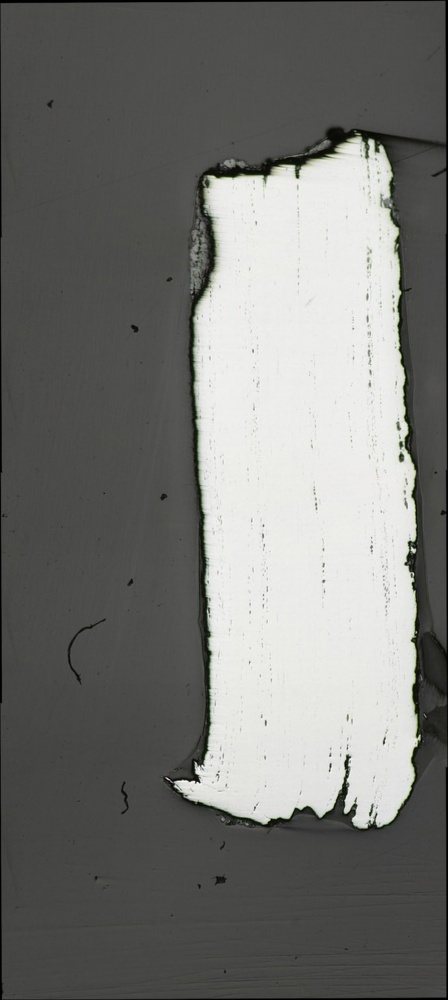
#> input picture images/STS6_mosa_x5_1.jpg, 448 x 1000 px, shrunk from 1512 x 3376 before the run
$ python recover.py ../images/STS6_mosa_x5_1.jpg
#> lines starting #> are read from the running program, lines starting #| are printed output that depends on the picture
import sys
import os
import numpy as np
import cv2
import matplotlib.pyplot as plt

from Tkinter import Tk
from tkFileDialog import askopenfilename

if len(sys.argv) == 3 :
	img1_path = sys.argv[1]
	img2_path = sys.argv[1]
else :
	Tk().withdraw()
	img1_path = askopenfilename()
#> the answer given: ../images/STS6_mosa_x5_1.jpg
	img2_path = askopenfilename()
#> the answer given: ../images/STS6_mosa_x5_1.jpg
if not os.path.isfile(img1_path) :
	sys.exit("{} is not a file").format(img1_path)
if not os.path.isfile(img2_path) :
	sys.exit("{} is not a file").format(img2_path)


img1 = cv2.imread(img1_path,0)
#> img1: shape (1000, 448); min 0, max 252, mean 118.4
img4 = cv2.imread(img2_path,0)
img2 = cv2.imread(img2_path,0)


#Initiate ORB detector
orb = cv2.ORB_create()

#find keypoints and descriptors with ORB
kp1, des1= orb.detectAndCompute(img1,None)
#> kp1 = 500 keypoints; strongest (x, y, size): (412, 549, 31), (414, 550, 31), (198, 781, 31), (347, 756, 31)
kp2, des2= orb.detectAndCompute(img2,None)
#> kp2 has the same summary as kp1

#create BFMatcher object
bf = cv2.BFMatcher(cv2.NORM_HAMMING, crossCheck= True)

#Match descriptor
matches = bf.match(des1,des2)
#> matches = 500 matches

# Sort them in order of their distance
matches = sorted(matches, key = lambda x:x.distance)


img3 = cv2.drawMatches(img1,kp1,img2,kp2,matches[:100],img4, flags=2)
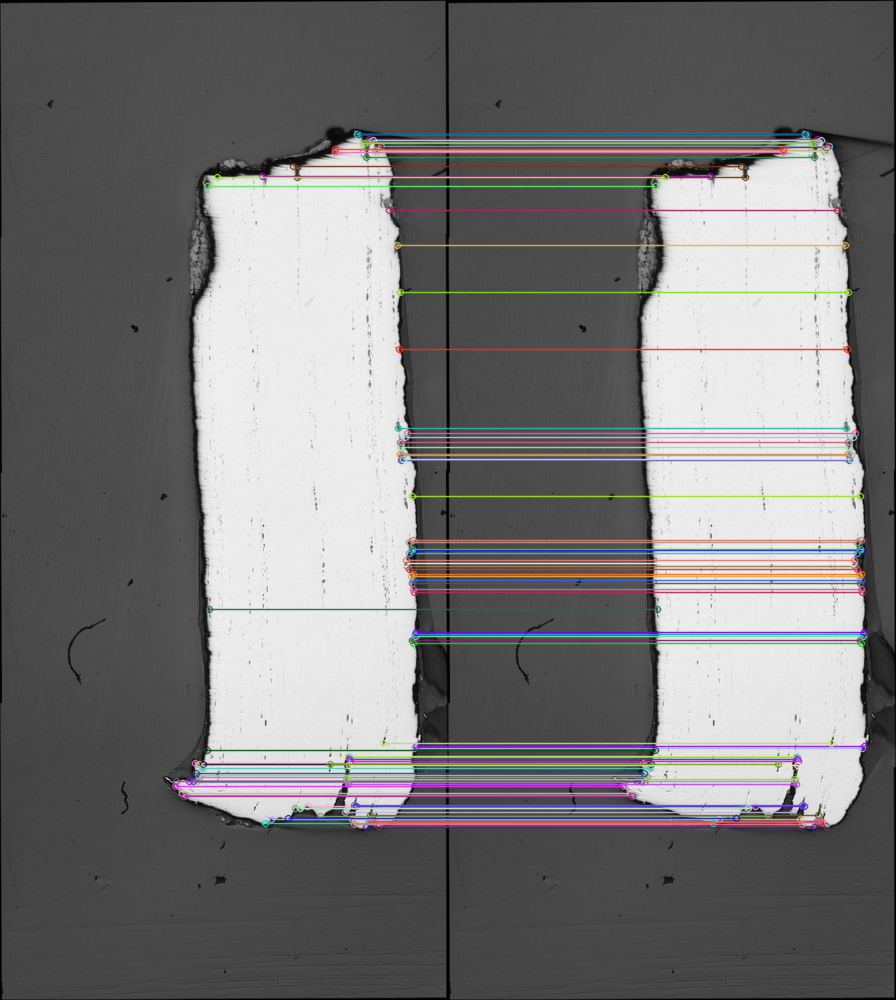
#> img3: shape (1000, 896, 3); mean of channels 0, 1, 2 118.8, 118.5, 119.4; drawn as B, G, R

cv2.namedWindow("Final",cv2.WINDOW_NORMAL)
cv2.imshow("Final",img3)

tmp2 = 0
tmp2 = cv2.waitKey(0)
#> (key q is pressed here)
if tmp2 == ord('q'):
    cv2.destroyAllWindows()

#plt.imshow(img4),plt.show()
